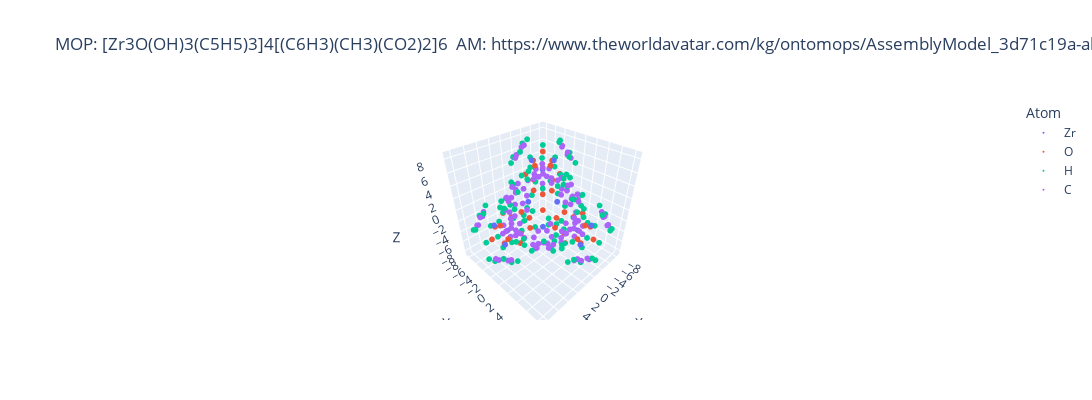

The notebook cell this image was saved under:
### Code cell
# To visualise the MOP, we can use the same method as before
fig_example_2 = new_mop_example_2.visualise()
